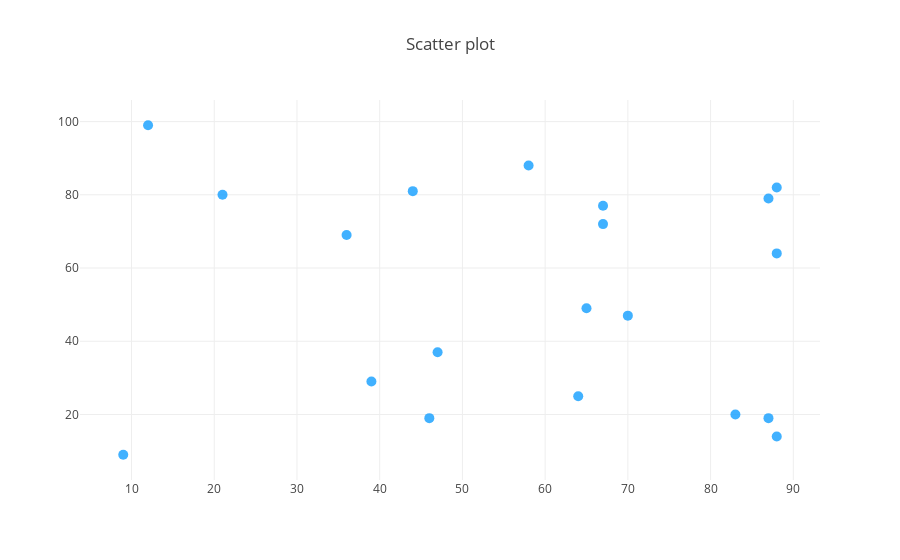

The cell this chart's notebook holds for it:
### Markdown cell above
- 2 numeric variables
- One x might have multiple corresponding y values

### Code cell
np.random.seed(0) 
n = 20
x=np.random.randint(0,100,n)
y=np.random.randint(0,100,n)
data = [go.Scatter(x=x,
                   y=y,
                   text = [str(i) for i in (zip(x,y))],
                             textposition = 'top center',
                   marker = dict(
            color = 'rgba(17, 157, 255, 0.8)',
            size = 10),
                   mode = 'markers')]
layout = go.Layout(title = 'Scatter plot')
fig = go.Figure(data= data,layout=layout)
iplot(fig)

### Figure 1 — Plotly figure (JSON) as saved in the notebook; plotly's stock layout.template omitted (floating-point values rounded to 4 significant figures)
{"data": [{"marker": {"color": "rgba(17, 157, 255, 0.8)", "size": 10}, "mode": "markers", "text": ["(44, 81)", "(47, 37)", "(64, 25)", "(67, 77)", "(67, 72)", "(9, 9)", "(83, 20)", "(21, 80)", "(36, 69)", "(87, 79)", "(70, 47)", "(88, 64)", "(88, 82)", "(12, 99)", "(58, 88)", "(65, 49)", "(39, 29)", "(87, 19)", "(46, 19)", "(88, 14)"], "textposition": "top center", "type": "scatter", "uid": "260474c4-04d5-4003-a452-6e072ba1d192", "x": [44, 47, 64, 67, 67, 9, 83, 21, 36, 87, 70, 88, 88, 12, 58, 65, 39, 87, 46, 88], "y": [81, 37, 25, 77, 72, 9, 20, 80, 69, 79, 47, 64, 82, 99, 88, 49, 29, 19, 19, 14]}], "layout": {"title": {"text": "Scatter plot"}}}
